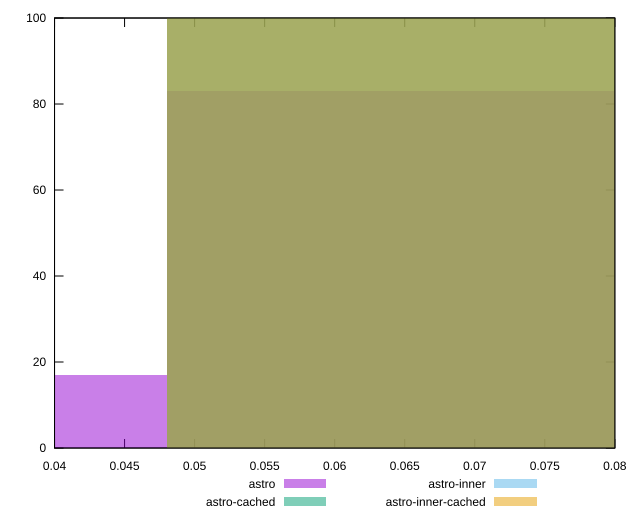

Recreate this plot in gnuplot.
reset

$astro <<EOF
0.06401751224331029 83
0.032008756121655144 17
EOF

$astroCached <<EOF
0.06401751224331029 100
EOF

$astroInner <<EOF
0.06401751224331029 100
EOF

$astroInnerCached <<EOF
0.06401751224331029 100
EOF

set key outside below
set boxwidth 0.032008756121655144
set xrange [0.04:0.08]
set yrange [0:100]
set trange [0:100]
set style fill transparent solid 0.5 noborder
set terminal svg size 640, 520 enhanced background rgb 'white'
set output "reports/report_00033_2021-03-01T14-23-16.841Z/uses-long-cache-ttl/comparison/histogram/all_score.svg"

plot $astro title "astro" with boxes, \
     $astroCached title "astro-cached" with boxes, \
     $astroInner title "astro-inner" with boxes, \
     $astroInnerCached title "astro-inner-cached" with boxes

reset
